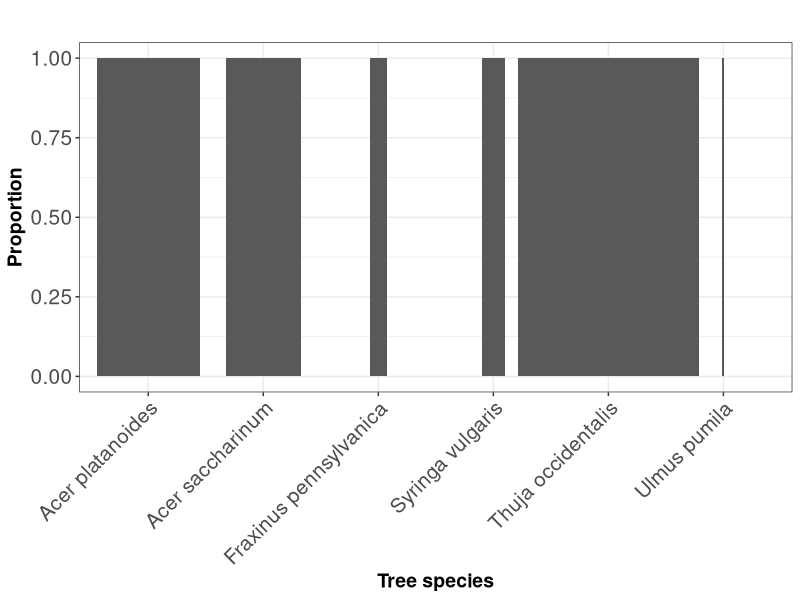
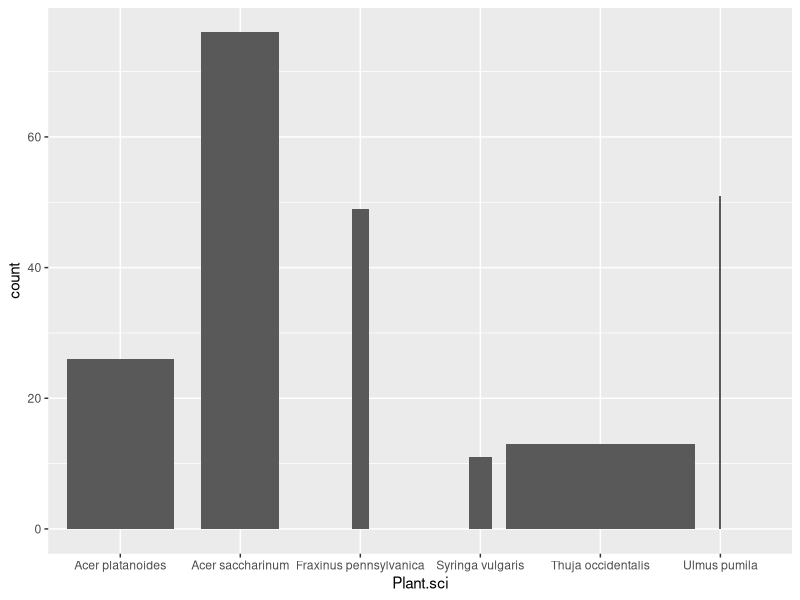

Write R code to recreate these figures, in order. (Note: this script raises an error after producing the figures.)
library(tidyverse)

data2024 <- read.csv("2-Cleaned_data/ndg_cleaneddata_2024.csv")
data2025 <- read.csv("2-Cleaned_data/ndg_cleaneddata_2025.csv")
alltrees <- read.csv("1-Input/all.trees.csv")

data2025$DBH <- as.numeric(as.character(data2025$DBH))
data_allyears <- bind_rows(data2024, data2025)

table(data_allyears$Plant.sci)

top_trees <-  data_allyears %>% group_by(Plant.sci) %>% filter(n()>50)
table(top_trees$Plant.sci)

tree_freq <- table(alltrees$Scientific.name)
tree_prop <- prop.table(tree_freq)
print(tree_prop)


tree_prop <- as.data.frame(tree_prop) 
colnames(tree_prop) <- c("Sci.name", "Frequency")


byb_prop <- left_join(data_allyears,tree_prop, by = join_by("Plant.sci" == "Sci.name"))

byb_prop_filter <- subset(byb_prop, Plant.sci == "Syringa vulgaris"|Plant.sci == "Ulmus pumila" |
                            Plant.sci == "Acer platanoides" | Plant.sci == "Fraxinus pennsylvanica" |
                            Plant.sci == "Acer saccharinum" |
                            Plant.sci == "Thuja occidentalis")

fin_data <- byb_prop_filter %>%
  group_by(Plant.sci, Behaviour.type) %>%
  dplyr::summarize(count = n(),
                   frequency = first(Frequency))

#fin_data2 <- fin_data[-which(fin_data$Behaviour.type == ""), ]

fin_data2 <- subset(fin_data, Behaviour.type == "Foraging")

yard_use_colour <- c("#fd7f6f", "#7eb0d5", "#b2e061", "#bd7ebe", "#ffb55a", "#fd9fdf") 



plant_use_total<-ggplot(data=fin_data2, aes(x = Plant.sci, y = count)) +
  geom_col(position = 'fill', width = fin_data2$frequency*6) +
  theme_bw() +
  labs(title = "",
       x="Tree species", 
       y="Proportion") +
  theme(axis.text.x = element_text(angle = 45, vjust = 1, hjust = 1), axis.text=element_text(size=15),
        axis.title=element_text(size=14,face="bold"), legend.text=element_text(size=15), legend.title=element_text(size=20), plot.title = element_text(size = 20, face = "bold"),
        legend.position = 'right') + 
  scale_fill_manual(values = yard_use_colour) + #labels =c("Foraging", "Grooming", "Reproduction", "Rest", "Vocalizing")) + 
  guides(fill = guide_legend(title = "Behaviour Type")) 

plant_use_total


foraging <- ggplot(data=fin_data2, aes(x=Plant.sci, y=count)) +
  geom_col(width = fin_data2$frequency*6)
foraging

foraging <- ggplot(data=fin_data2, aes(x=Plant.sci, y = ..count../sum(..count..))) + 
  geom_()
